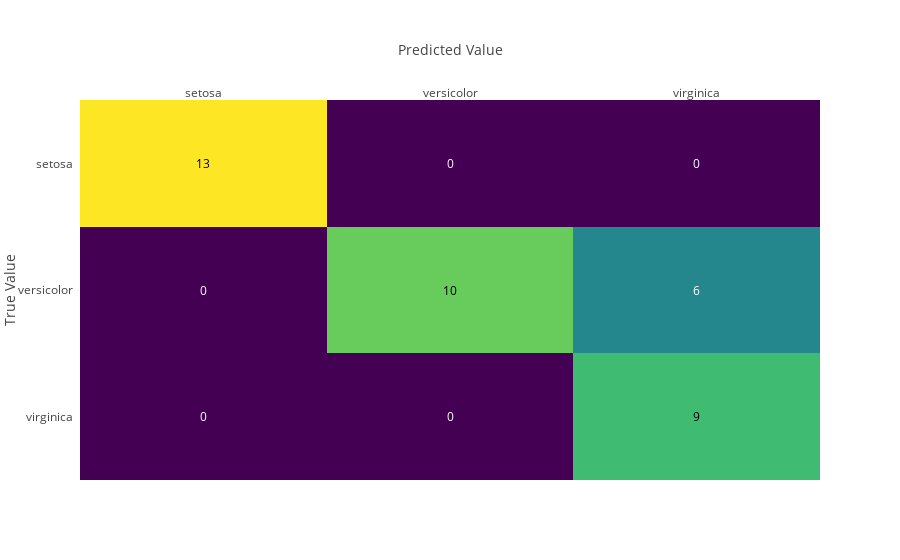

The notebook cell this image was saved under:
### Code cell
cm_plot_handler = CMPlotHandler(confusion_matrix=c_matrix,classes=class_names)
cm_plot_handler.plot()

### Figure 1 — Plotly figure (JSON) as saved in the notebook; plotly's stock layout.template omitted (floating-point values rounded to 4 significant figures)
{"data": [{"colorscale": "Viridis", "showscale": false, "type": "heatmap", "x": ["setosa", "versicolor", "virginica"], "y": ["virginica", "versicolor", "setosa"], "z": [[0, 0, 9], [0, 10, 6], [13, 0, 0]]}], "layout": {"annotations": [{"font": {"color": "#FFFFFF"}, "showarrow": false, "text": "0", "x": "setosa", "xref": "x1", "y": "virginica", "yref": "y1"}, {"font": {"color": "#FFFFFF"}, "showarrow": false, "text": "0", "x": "versicolor", "xref": "x1", "y": "virginica", "yref": "y1"}, {"font": {"color": "#000000"}, "showarrow": false, "text": "9", "x": "virginica", "xref": "x1", "y": "virginica", "yref": "y1"}, {"font": {"color": "#FFFFFF"}, "showarrow": false, "text": "0", "x": "setosa", "xref": "x1", "y": "versicolor", "yref": "y1"}, {"font": {"color": "#000000"}, "showarrow": false, "text": "10", "x": "versicolor", "xref": "x1", "y": "versicolor", "yref": "y1"}, {"font": {"color": "#FFFFFF"}, "showarrow": false, "text": "6", "x": "virginica", "xref": "x1", "y": "versicolor", "yref": "y1"}, {"font": {"color": "#000000"}, "showarrow": false, "text": "13", "x": "setosa", "xref": "x1", "y": "setosa", "yref": "y1"}, {"font": {"color": "#FFFFFF"}, "showarrow": false, "text": "0", "x": "versicolor", "xref": "x1", "y": "setosa", "yref": "y1"}, {"font": {"color": "#FFFFFF"}, "showarrow": false, "text": "0", "x": "virginica", "xref": "x1", "y": "setosa", "yref": "y1"}], "xaxis": {"dtick": 1, "gridcolor": "rgb(0, 0, 0)", "side": "top", "ticks": "", "title": "Predicted Value"}, "yaxis": {"dtick": 1, "ticks": "", "ticksuffix": "  ", "title": "True Value"}}}
